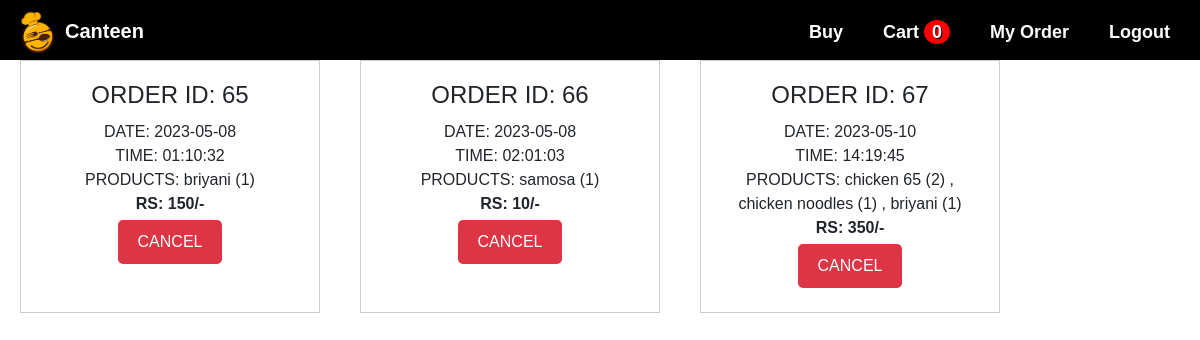
/view_order.php (signed in), run on the app's committed database.
### tables this page shows
CREATE TABLE `order` (
  `date` date NOT NULL DEFAULT current_timestamp(),
  `time` time NOT NULL DEFAULT current_timestamp(),
  `order_id` int(10) NOT NULL,
  `user_id` int(100) NOT NULL,
  `user_name` varchar(225) NOT NULL,
  `number` varchar(10) NOT NULL,
  `department` varchar(225) NOT NULL,
  `total_products` varchar(300) NOT NULL,
  `total_price` int(50) NOT NULL,
  `payment_mode` varchar(100) NOT NULL
);

### view_order.php (the view, shortened to what this page needs)
<!DOCTYPE html>
<html lang="en">
<head>
    <link href="https://cdn.jsdelivr.net/npm/bootstrap@5.0.2/dist/css/bootstrap.min.css" rel="stylesheet"
>
  <link rel="stylesheet" href="https://kit.fontawesome.com/37384cedc2.css">
  <link rel="stylesheet" href="css/style.css">
  <link rel="stylesheet" href="css/style_table.css">
  <link rel="stylesheet" href="css/view.css">
</head>
<body>
<?php
include 'header.php';
include 'config.php';
$order_query = mysqli_query($conn, "SELECT * FROM `order` WHERE user_id='$user_id'") or die('Query failed');
if(mysqli_num_rows($order_query) > 0){
  echo "<div class='product-container'>";
  while ($order_row = mysqli_fetch_assoc($order_query)) {
    $order_id = $order_row['order_id'];
    $order_date = $order_row['date'];
    $order_time = $order_row['time'];
    $order_products = $order_row['total_products'];
    $order_total_price = $order_row['total_price'];
    echo "<br>";
    echo "<div class='product-box'>";
    echo "<h3> ORDER ID: $order_id</h3>";
    echo "<p>DATE: $order_date</p>";
    echo "<p>TIME: $order_time</p>";
    echo "<p>PRODUCTS: $order_products</p>";
    echo "<p><b>RS: $order_total_price/-</b></p>";
    echo "<td>
          <form method='POST' onsubmit='return confirm(\"Are you sure you want to delete this order?\")'>
            <input type='hidden' name='order_id' value='$order_id'>
            <button type='submit' name='delete_order' class='btn btn-danger'>CANCEL</button>
          </form>
          </td>";
    echo "</div>";
  }
  echo "</div>";
}
?>
</body>
</html>

### css/style.css (style rules this page uses)
* { box-sizing: border-box; }
body { margin: 0; padding: 0; font-family: sans-serif; padding-top: 60px; }

### css/style_table.css (style rules this page uses)
* { margin: 0; padding: 0; box-sizing: border-box; }
.btn, .edit-btn, .delete-btn, .link-btn, .check-btn, .visibility-btn , input[type="submit"] { display: inline-block; padding: 6px 12px; margin: 4px; border: none; border-radius: 4px; cursor: pointer; color: #fff; text-decoration: none; }
html { font-size: 16px; }

### css/view.css (style rules this page uses)
.product-container { display: flex; flex-wrap: wrap; gap: 20px; }
.product-box { border: 1px solid #ccc; padding: 20px; width: 300px; text-align: center; position: relative; }
.btn { padding: 10px 20px; border-radius: 5px; font-size: 16px; cursor: pointer; }
h3 { font-size: 24px; margin: 0 0 10px; }
p { margin: 0; }

### data on the page
order: order_id "65", date "2023-05-08", time "01:10:32", total_products "briyani (1)", total_price "150"
order: order_id "66", date "2023-05-08", time "02:01:03", total_products "samosa (1)", total_price "10"
order: order_id "67", date "2023-05-10", time "14:19:45", total_products "chicken 65 (2) , chicken noodles (1) , briyani (1)", total_price "350"

### other printed values
$row_count "0"
